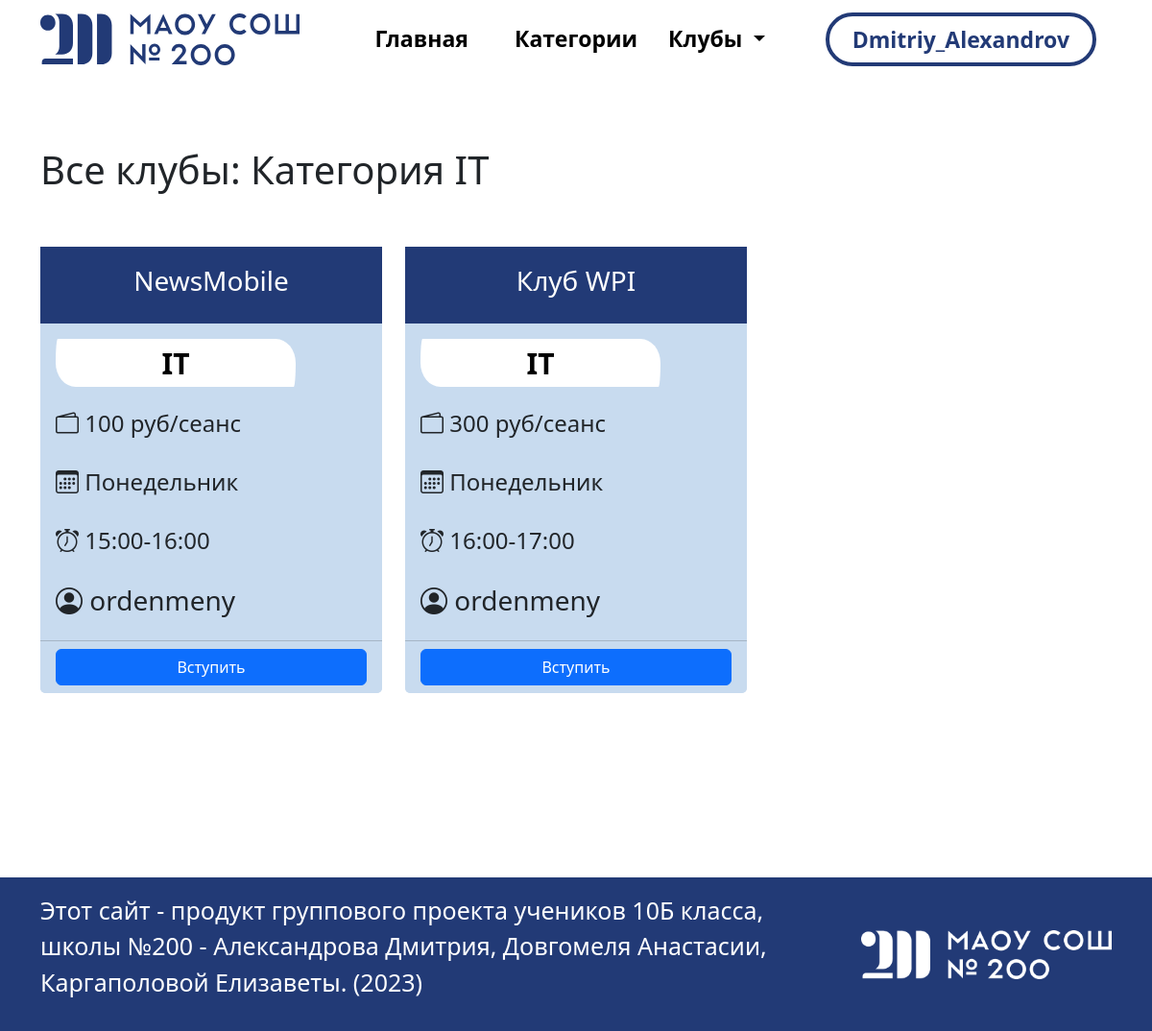
/list_club/it (signed in), run on the app's committed database.
### accounts/models.py (models this page shows)
class SignUpModel(AbstractUser):
    pass

### clubs_app/models.py (models this page shows, shortened)
class CatClubModel(models.Model):
    cat = models.CharField(max_length=128, verbose_name="Категория")
    slug = models.SlugField(max_length=255, unique=True)
    image = models.ImageField(upload_to='photos/', null=True)
    def __str__(self):
        return self.cat
    class Meta:
        verbose_name = 'Категории клубов'
        verbose_name_plural = 'Категории клубов'

class ClubModel(models.Model):
    manager = models.ForeignKey(
        settings.AUTH_USER_MODEL,
        on_delete=models.CASCADE, null=True, related_name='user_system')
    title_club = models.CharField(max_length=128, null=False, blank=False)
    cat_club = models.ForeignKey('CatClubModel', on_delete=models.CASCADE)
    info_club = models.TextField()
    days_event = models.CharField(max_length=100, null=True, blank=True)
    time_event = models.CharField(max_length=100, null=True, blank=True)
    price_club = models.CharField(max_length=256, null=True, blank=True)
    member = models.ManyToManyField(settings.AUTH_USER_MODEL, related_name='member_field')
    slug_club = models.SlugField(max_length=255, unique=True, null=True)
    class Meta:
        verbose_name = 'Клубы'
        verbose_name_plural = 'Клубы'
        ordering = ['-id']

### clubs_app/views.py (the view)
# urls.py: path('list_club/<slug:cat_slug>', list_club, name='list_club'),
@login_required
def list_club(request, cat_slug):
    if cat_slug == 'all_clubs':
        club_model = ClubModel.objects.all()
        cat = None
    else:
        cm = CatClubModel.objects.get(slug=cat_slug)
        club_model = ClubModel.objects.filter(cat_club=cm)
        cat = cm.cat
    context = {
        'club_model': club_model,
        'if_all_clubs': ('all_clubs' if cat_slug == 'all_clubs' else False),
        'if_category': ('category' if cat_slug not in ('my_clubs', 'all_clubs') else False),
        'cat': cat,
    }
    return render(request, template_name='clubs_app/list_club.html', context=context)

### clubs_app/templatetags/custom_filters.py (called while the page is built)
@register.filter
def split_string(value):
    return value.split(" ")

### clubs_app/templates/clubs_app/list_club.html (shortened to what this page needs)
{% extends 'clubs_app/base/base.html' %}
{% load static %}
{% block css %}
    <link rel="stylesheet" href="{% static 'css/style2.css' %}">
{% endblock %}
{% block content %}
    <br><br><br>
    <div class="container">
        {% if if_all_clubs == 'all_clubs' %}
            <h1>Все клубы</h1><br><br>
        {% elif if_category == 'category' %}
            <h1>Все клубы: Категория {{ cat }}</h1><br><br>
        {% else %}
            <h1>Мои клубы</h1><br><br>
        {% endif %}
        <div class="row row-cols-1 row-cols-md-3 g-4">
            {% for club in club_model %}
                <div class="col ">
                    <div class="card h-100 list-club-table">
                        <div style="border: 1px solid #223a76; height:80px; background: #223a76"
                             class="d-flex align-items-center justify-content-center">
                            <h3 style="color:white !important;" class="">{{ club.title_club }}</h3>
                        </div>
                        <div class="card-body">
                            <div class="text-center d-flex align-items-center justify-content-center"
                                 style="background-color: white; border-radius: 10px 100px / 120px; height: 50px; width: 250px">
                                <a href="#" style="text-decoration: none; color: black"
                                   class="text-center intro-block-links">{{ club.cat_club }}</a>
                            </div>
                            <br>
                            {% if club.price_club %}
                                <h4><i class="bi bi-wallet2"></i> {{ club.price_club }}</h4><br>
                            {% endif %}
                            {% if club.days_event %}
                                <h4><i class="bi bi-calendar3"></i> {{ club.days_event }}</h4><br>
                            {% endif %}
                            {% if club.time_event %}
                                <h4><i class="bi bi-alarm"></i> {{ club.time_event }}</h4><br>
                            {% endif %}
                            <h3><i class="bi bi-person-circle"></i> {{ club.manager }}</h3>
                        </div>
                        {% if request.user == club.manager %}
                            <div class="card-footer" style="background: #c8dbef">
                                <a class="btn btn-warning  mx-auto" style="display: block"
                                   href="{% url 'dashboard_app:profile' slug_club=club.slug_club %}">В панель
                                    управления</a>
                            </div>
                        {% elif request.user in club.member.all %}
                            <div class="card-footer" style="background: #c8dbef">
                                <a class="btn btn-success  mx-auto" style="display: block"
                                   href="{% url 'clubs_app:show_articles' slug_club=club.slug_club %}">Смотреть</a>
                            </div>
                        {% else %}
                            <div class="card-footer" style="background: #c8dbef">
                                <a class="btn btn-primary  mx-auto" style="display: block"
                                   href="{% url 'clubs_app:join_club' club_id=club.pk %}">Вступить</a>
                            </div>
                        {% endif %}
                    </div>
                </div>
            {% endfor %}
        </div>
    </div>
    <br><br><br>
{% endblock content %}

### clubs_app/templates/clubs_app/base/navbar.html (shortened to what this page needs)
{% load static %}
{% load custom_filters %}
<nav class="navbar navbar-expand-md height-navbar">
    <div class="container-xl container-lg-fluid container-900 container-sm">
        <a class="navbar-brand" href="{% url 'clubs_app:home_page' %}">
            <img src="{% static 'images/logos/logo.svg' %}" alt="Logo"
                 class="d-inline-block align-text-top logo-adaptive">
        </a>
        <div class="collapse navbar-collapse" id="navbarSupportedContent">
            <ul class="navbar-nav ms-auto">
                <li class="nav-item">
                    <a class="nav-link mx-xl-3 mx-lg-1" href="{% url 'clubs_app:home_page' %}">Главная</a>
                </li>
                <li class="nav-item">
                    <a class="nav-link mx-xl-3 mx-lg-1" href="#">Категории</a>
                </li>
                <li class="nav-item dropdown">
                    <a class="nav-link dropdown-toggle" href="#" role="button" data-bs-toggle="dropdown"
                       aria-expanded="false">
                        Клубы
                    </a>
                </li>
            </ul>
            <ul class="navbar-nav ms-auto">
                {% if user.is_authenticated %}
                    <li class="nav-item mx-xl-3 mx-md-1 btn-lg">
                        <a href="{% url 'login' %}" class="nav-link btn btn-signin rounded-pill ps-4 pe-4 pt-2 pb-2"
                           type="submit">{{ user.username |split_string|first|truncatechars:20 }}</a>
                    </li>
                {% endif %}
            </ul>
        </div>
    </div>
</nav>

### clubs_app/static/css/main.css (style rules this page uses)
.nav-link { color: black; font-weight: 600; }
.btn-signin { background-color: #ffffff; color: #223A76; border-radius:20%; border:4px solid #223A76; line-height: normal; }
@media (min-width: 1200px) { .nav-link { font-size: 25px; } }
@media (min-width: 1070px) and (max-width: 1999px) { .nav-link { font-size: 23px; } }
@media (min-width: 768px) { .height-navbar { height: 98px; } }
.intro-block-links { text-decoration: none; text-align: center; color: black; font-size: 30px; font-weight: 600; }
.card { border: none; }

### clubs_app/static/css/style2.css (style rules this page uses)
.list-club-table { background: #c8dbef; }

### data on the page
SignUpModel: username|split_string "Dmitriy_Alexandrov"
CatClubModel: cat "IT"
ClubModel: title_club "NewsMobile", cat_club "IT", price_club "100 руб/сеанс", days_event "Понедельник", time_event "15:00-16:00", manager "ordenmeny", shows "Вступить"
ClubModel: title_club "Клуб WPI", cat_club "IT", price_club "300 руб/сеанс", days_event "Понедельник", time_event "16:00-17:00", manager "ordenmeny", shows "Вступить"
